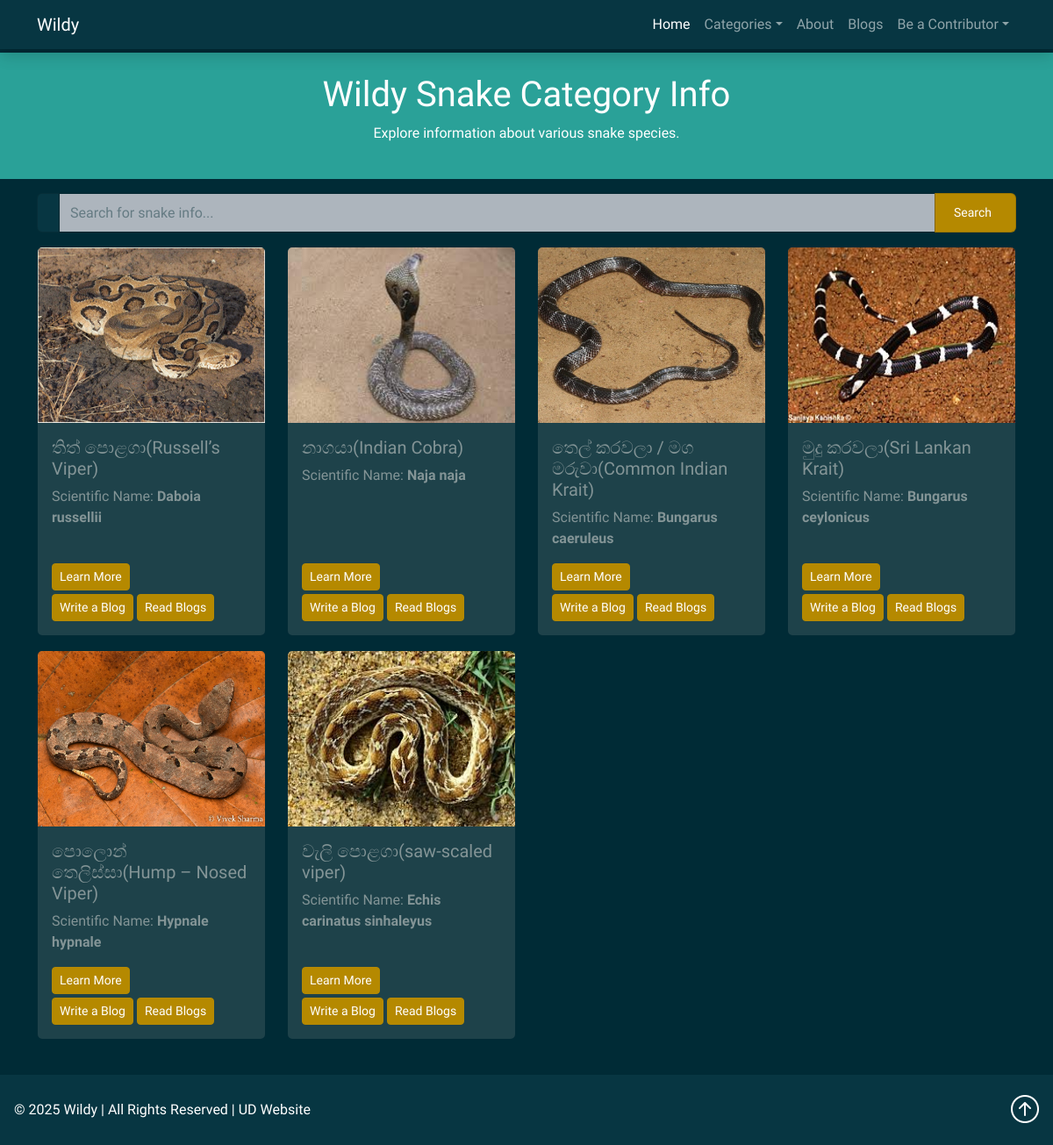
Page /category/1/ on the committed database.
### webapp/models.py (models this page shows, shortened)
class Snake(models.Model):
    COMMON_DANGER_LEVELS = [
        ('low', 'Low'),
        ('moderate', 'Moderate'),
        ('high', 'High'),
        ('extreme', 'Extreme'),
    ]
    name = models.CharField(max_length=100)
    scientific_name = models.CharField(max_length=150, blank=True)
    description = models.TextField()
    description_translation = models.TextField(blank=True, null=True)
    danger_level = models.CharField(max_length=10, choices=COMMON_DANGER_LEVELS, default='low')
    image = models.ImageField(upload_to='snakes/', blank=True, null=True)
    is_venomous = models.ForeignKey(VenomType, on_delete=models.SET_NULL, null=True, blank=True)
    found_in = models.ManyToManyField(Region, related_name='snakes', blank=True)
    created_at = models.DateTimeField(auto_now_add=True)

### webapp/views.py (the view, shortened to what this page needs)
# urls.py: path('category/<int:cat>/', views.category, name="category"),
def category(request, cat):
    get_category = VenomType.objects.get(pk=cat)
    snake_details = Snake.objects.filter(is_venomous=get_category)
    context = {'snake_details': snake_details}
    return render(request, 'category.html', context=context)

### webapp/context_processors.py (called while the page is built)
def categories_processor(request):
    categories = VenomType.objects.all()
    return {'categories': categories}

### webapp/templates/category.html (shortened to what this page needs)
{% extends 'base.html' %}
{% load heroicons %}
{% block content %}
<section class="bg-success text-white text-center p-4">
  <h1>Wildy Snake Category Info</h1>
  <p>Explore information about various snake species.</p>
</section>
<div class="container my-3">
  <form method="post" action="">
    <div class="input-group">
      <span class="input-group-text">{% heroicon_outline 'magnifying-glass' %}</span>
      <input type="text" name="searched" class="form-control" placeholder="Search for snake info...">
      <div class="input-group-text col-1 bg-primary">
        <button class="btn btn-sm text-white">Search</button>
      </div>
    </div>
  </form>
</div>
<div class="container">
  <div class="row">
    {% if searched_snake_details %}
    {% for details in searched_snake_details %}
    <div class="col-md-4 mb-3">
      <div class="card h-100">
        <img src="{{ details.image.url }}" class="card-img-top" alt="King Cobra" style="height: 250px; width: auto;">
        <div class="card-body d-flex flex-column">
          <h5 class="card-title">{{ details.name }}</h5>
          <p class="card-text">Scientific Name: <strong>{{ details.scientific_name }}</strong></p>
          <div class="mt-auto">
            <a class="btn btn-primary btn-sm" href="{% url 'information' details.pk %}">Learn More</a>
          </div>
        </div>
      </div>
    </div>
    {% endfor %}
    {% else %}
    {% for details in snake_details %}
    <div class="col-md-3 mb-3">
      <div class="card h-100">
        <img src="{{ details.image.url }}" class="card-img-top" alt="King Cobra" style="height: 200px; width: auto;">
        <div class="card-body d-flex flex-column">
          <h5 class="card-title">{{ details.name }}</h5>
          <p class="card-text">Scientific Name: <strong>{{ details.scientific_name }}</strong></p>
          <div class="mt-auto">
            <a class="btn btn-primary btn-sm mb-1" href="{% url 'information' details.pk %}">Learn More</a>
            <br>
            <a class="btn btn-primary btn-sm" href="{% url 'write_blogs' details.pk %}">Write a Blog</a>
            <a class="btn btn-primary btn-sm" href="{% url 'read_blogs' details.pk %}">Read Blogs</a>
          </div>
        </div>
      </div>
    </div>
    {% endfor %}
    {% endif %}
  </div>
</div>
{% endblock %}

### rows in the picture
Snake: image (picture), name "තිත් පොළගා(Russell’s Viper)", scientific_name "Daboia russellii"
Snake: image (picture), name "නාගයා(Indian Cobra)", scientific_name "Naja naja"
Snake: image (picture), name "තෙල් කරවලා / මග මරුවා(Common Indian Krait)", scientific_name "Bungarus caeruleus"
Snake: image (picture), name "මුදු කරවලා(Sri Lankan Krait)", scientific_name "Bungarus ceylonicus"
Snake: image (picture), name "පොලොන් තෙලිස්සා(Hump – Nosed Viper)", scientific_name "Hypnale hypnale"
Snake: image (picture), name "වැලි පොළගා(saw-scaled viper)", scientific_name "Echis carinatus sinhaleyus"
